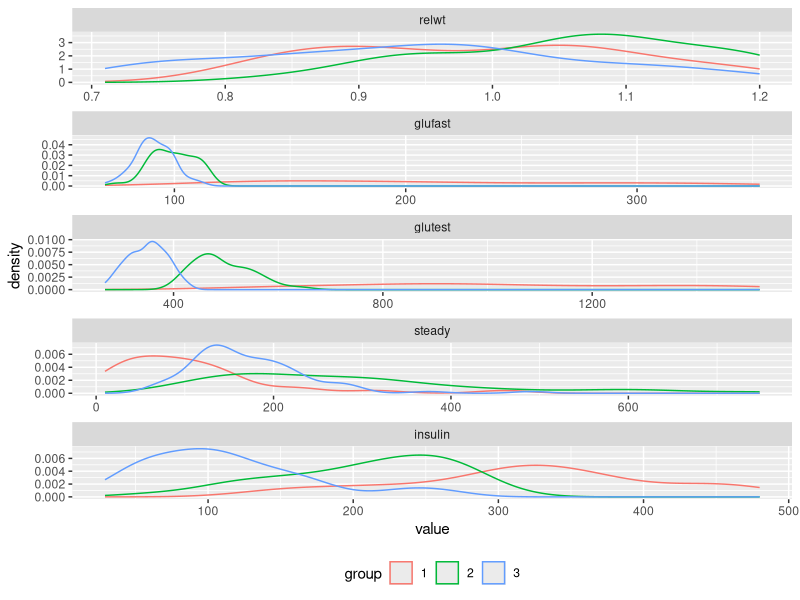
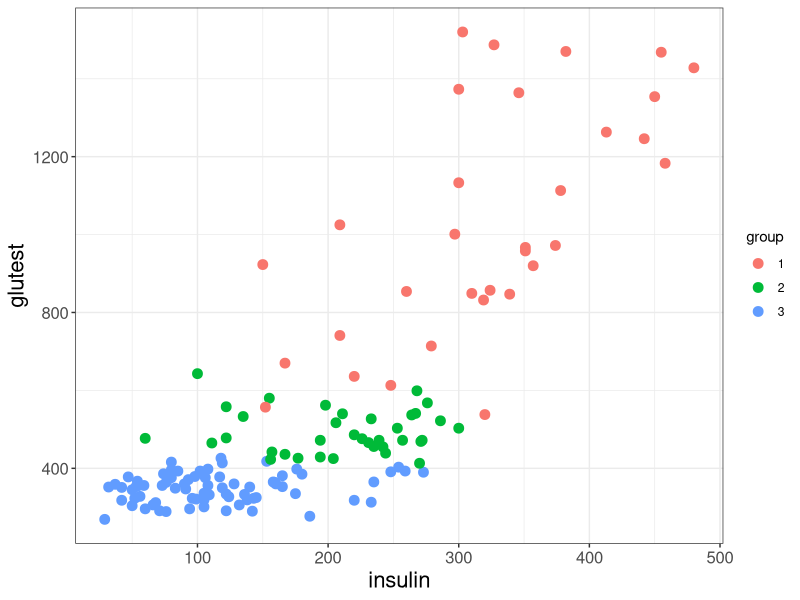
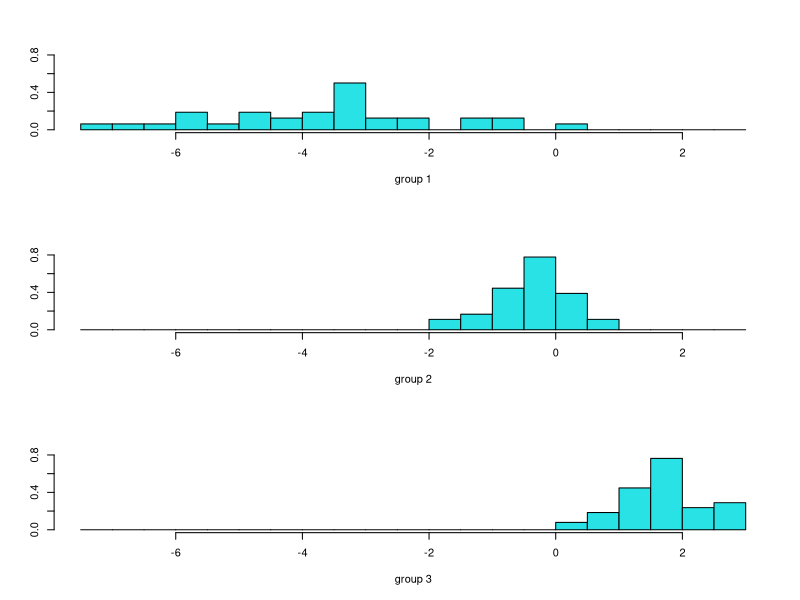

R code for these plots, in order:
library(tidyverse)
library(MASS) ## for LDA
## the data
diabetes <- read_csv("diabetes.csv")
diabetes$group <- factor(diabetes$group)
diabetes
## Plots
ggplot(reshape2::melt(diabetes, id.vars = c("id", "group")),
       aes(x = value, col = group)) +
  geom_density() + facet_wrap( ~variable, ncol = 1, scales = "free") +
    theme(legend.position = "bottom")
ggplot(diabetes, mapping = aes(x = insulin, y = glutest)) +
  theme_bw() +
  geom_point(aes(colour = group), size = 3) +
  labs( x = "insulin" , y = "glutest") +
  theme(axis.title = element_text( size = 16),
        axis.text  = element_text(size = 12))
## LDA with two variables
diabetes_lda  <-  lda(group ~ insulin + glutest, data = diabetes)
## how many discriminant functions are possible?
diabetes_lda
## missclassification
ghat <- predict(diabetes_lda)$class
table(prediced = ghat, observed = diabetes$group)
mean(ghat != diabetes$group)
## predictions
diabetes.pred <- predict(diabetes_lda)
str(diabetes.pred)

### NOW what about all the variables
lda_all <- lda(group ~ insulin + glutest + glufast + steady + relwt,data = diabetes)
## confusion matrix
diabetes.full.pred <- predict(lda_all)
diabetes.full.pred
ldahist(data = diabetes.full.pred$x[,1], g = diabetes$group)

prop.table(table(predicted = diabetes.full.pred$class, observed = diabetes$group))
## leave one out cross validation
diabetes.full.pred <- predict(lda_all, CV = TRUE)
diabetes.full.pred
